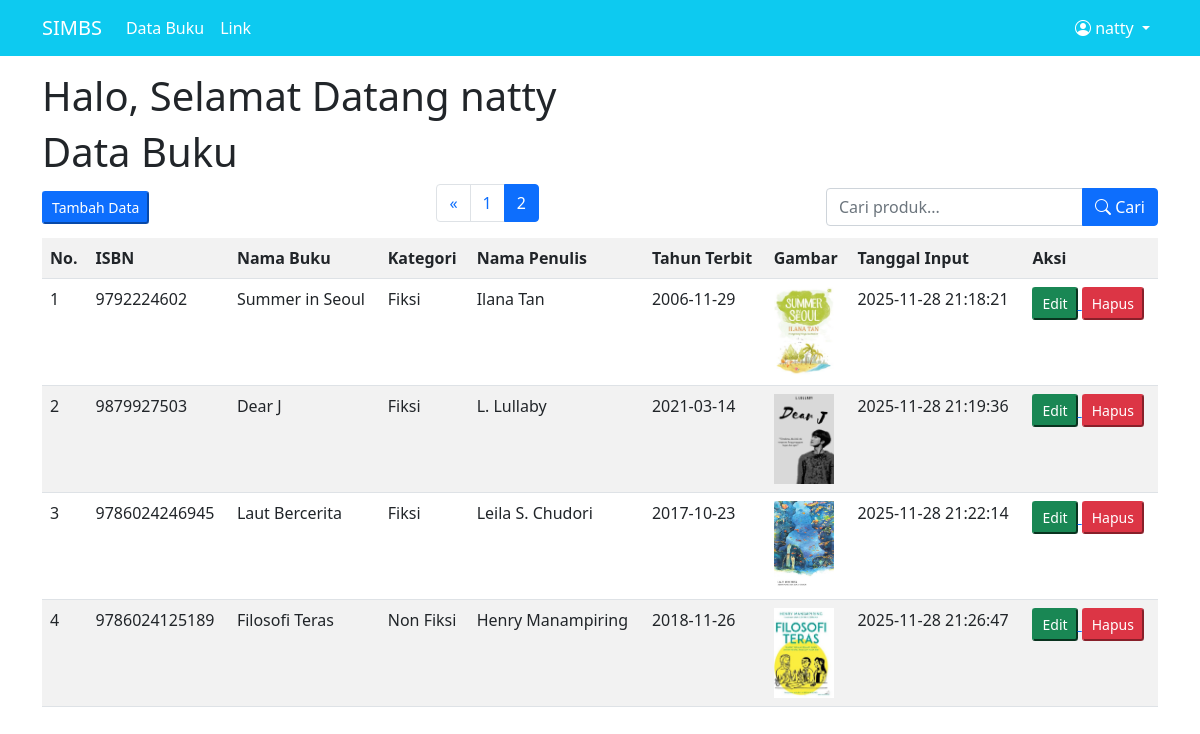
The page /index.php?halaman=2 (signed in) on the database its author committed.
### tables this page shows
CREATE TABLE `buku` (
  `id_buku` int(10) NOT NULL,
  `nama_buku` varchar(100) NOT NULL,
  `kategori` varchar(50) NOT NULL,
  `nama_penulis` varchar(100) NOT NULL,
  `tahun_terbit` date NOT NULL,
  `tanggal_input` datetime NOT NULL DEFAULT current_timestamp(),
  `gambar` varchar(100) NOT NULL,
  `isbn` varchar(13) NOT NULL
);

### function.php (called while the page is built, shortened)
<?php
    $conn = mysqli_connect("localhost", "root", "", "simb");
    function query($query){
        global $conn;
        $result = mysqli_query($conn, $query);
        $rows = [];
        while($row = mysqli_fetch_assoc($result)) {
            $rows[] = $row;
        }
        return $rows;
    }
?>

### index.php (the view, shortened to what this page needs)
<?php
    require("function.php");
    $jumlahDataPerHalaman = 4;
    $jumlahData = count(query("SELECT * FROM buku"));
    $jumlahHalaman = ceil($jumlahData / $jumlahDataPerHalaman);
    $halamanAktif = ( isset($_GET["halaman"]) ) ? $_GET["halaman"] : 1;
    $awalData = ( $jumlahDataPerHalaman * $halamanAktif ) - $jumlahDataPerHalaman;
    $buku = query("SELECT * FROM buku LIMIT $awalData, $jumlahDataPerHalaman");
?>
<!DOCTYPE html>
<html lang="en">
<head>
    <link href="https://cdn.jsdelivr.net/npm/bootstrap@5.0.2/dist/css/bootstrap.min.css" rel="stylesheet">
    <link rel="stylesheet" href="https://cdn.jsdelivr.net/npm/bootstrap-icons@1.13.1/font/bootstrap-icons.css">
</head>
<body>
    <nav class="navbar navbar-expand-lg navbar-light white bg-info">
        <div class="container">
            <a class="navbar-brand text-white" href="#">SIMBS</a>
            <div class="collapse navbar-collapse" id="navbarSupportedContent">
                <ul class="navbar-nav me-auto mb-2 mb-lg-0">
                    <li class="nav-item">
                        <a class="nav-link active text-white" aria-current="page" href="#">Data Buku</a>
                    </li>
                    <li class="nav-item">
                        <a class="nav-link text-white" href="#">Link</a>
                    </li>
                </ul>
                <ul class="navbar-nav ms-auto">
                    <li class="nav-item dropdown">
                        <a class="nav-link dropdown-toggle text-white" href="#" id="navDrop" role="button" data-bs-toggle="dropdown" aria-expanded="false">
                            <i class="bi bi-person-circle"></i> <?= $_SESSION['username'] ?>
                        </a>
                    </li>
                </ul>
            </div>
        </div>
    </nav>
    <section class="p-3">
        <div class="container">
            <h1>Halo, Selamat Datang <?= $_SESSION['username'] ?></h1>
            <h1>Data Buku</h1>
            <div class="d-flex justify-content-between align-items-center">
                <a href="tambah_data.php">
                    <button class="mb-2 btn-sm btn-primary">Tambah Data</button>
                </a>
                <nav aria-label="Page navigation example">
                    <ul class="pagination">
                        <?php if ($halamanAktif > 1) : ?>
                            <li class="page-item">
                                <a class="page-link" href="?halaman=<?= $halamanAktif - 1; ?>">&laquo;</a>
                            </li>
                        <?php endif; ?>
                        <?php for ($i = 1; $i <= $jumlahHalaman; $i++) : ?>
                            <?php if ($i == $halamanAktif) : ?>
                                <li class="page-item active">
                                    <a class="page-link" href="?halaman=<?= $i; ?>"><?= $i; ?></a>
                                </li>
                            <?php else : ?>
                                <li class="page-item">
                                    <a class="page-link" href="?halaman=<?= $i; ?>"><?= $i; ?></a>
                                </li>
                            <?php endif; ?>
                        <?php endfor; ?>
                    </ul>
                </nav>
                <form class="mb-2" action="" method="POST">
                    <div class="input-group">
                        <input type="text" class="form-control" name="keyword" placeholder="Cari produk..." autocomplete="off">
                        <button class="btn btn-primary" type="submit" name="tombol_search">
                            <i class="bi bi-search"></i> Cari
                        </button>
                    </div>
                </form>
            </div>
            <table class="table table-striped table-hover">
                <tr>
                    <th>No.</th>
                    <th>ISBN</th>
                    <th>Nama Buku</th>
                    <th>Kategori</th>
                    <th>Nama Penulis</th>
                    <th>Tahun Terbit</th>
                    <th>Gambar</th>
                    <th>Tanggal Input</th>
                    <th>Aksi</th>
                </tr>
                <?php $no=1 ?>
                <?php foreach($buku as $data): ?>
                <tr>
                    <td> <?= $no ?> </td>
                    <td> <?= $data['isbn'] ?> </td>
                    <td> <?= $data['nama_buku'] ?> </td>
                    <td> <?= $data['kategori'] ?> </td>
                    <td> <?= $data['nama_penulis'] ?> </td>
                    <td> <?= $data['tahun_terbit'] ?> </td>
                    <td>
                        <img src="img/<?= $data['gambar'] ?> " height="90" width="60" alt="">
                    </td>
                    <td><?= $data['tanggal_input'] ?></td>
                    <td>
                        <a href="ubah_data.php?id=<?= $data['id_buku'] ?>">
                            <button class="btn-sm btn-success">Edit</button>
                        </a>
                        <a href="hapus_data.php?id=<?= $data['id_buku'] ?>" onclick="return confirm('Yakin ingin menghapus data ini?')">
                            <button class="btn-sm btn-danger">Hapus</button>
                        </a>
                    </td>
                </tr>
                <?php $no++; ?>
                <?php endforeach; ?>
            </table>
        </div>
    </section>
</body>
</html>

### rows shown on the page
buku: isbn "9792224602", nama_buku "Summer in Seoul", kategori "Fiksi", nama_penulis "Ilana Tan", tahun_terbit "2006-11-29", gambar (picture), tanggal_input "2025-11-28 21:18:21"
buku: isbn "9879927503", nama_buku "Dear J", kategori "Fiksi", nama_penulis "L. Lullaby", tahun_terbit "2021-03-14", gambar (picture), tanggal_input "2025-11-28 21:19:36"
buku: isbn "9786024246945", nama_buku "Laut Bercerita", kategori "Fiksi", nama_penulis "Leila S. Chudori", tahun_terbit "2017-10-23", gambar (picture), tanggal_input "2025-11-28 21:22:14"
buku: isbn "9786024125189", nama_buku "Filosofi Teras", kategori "Non Fiksi", nama_penulis "Henry Manampiring", tahun_terbit "2018-11-26", gambar (picture), tanggal_input "2025-11-28 21:26:47"

### other values the page prints
$_SESSION['username'] "natty"
